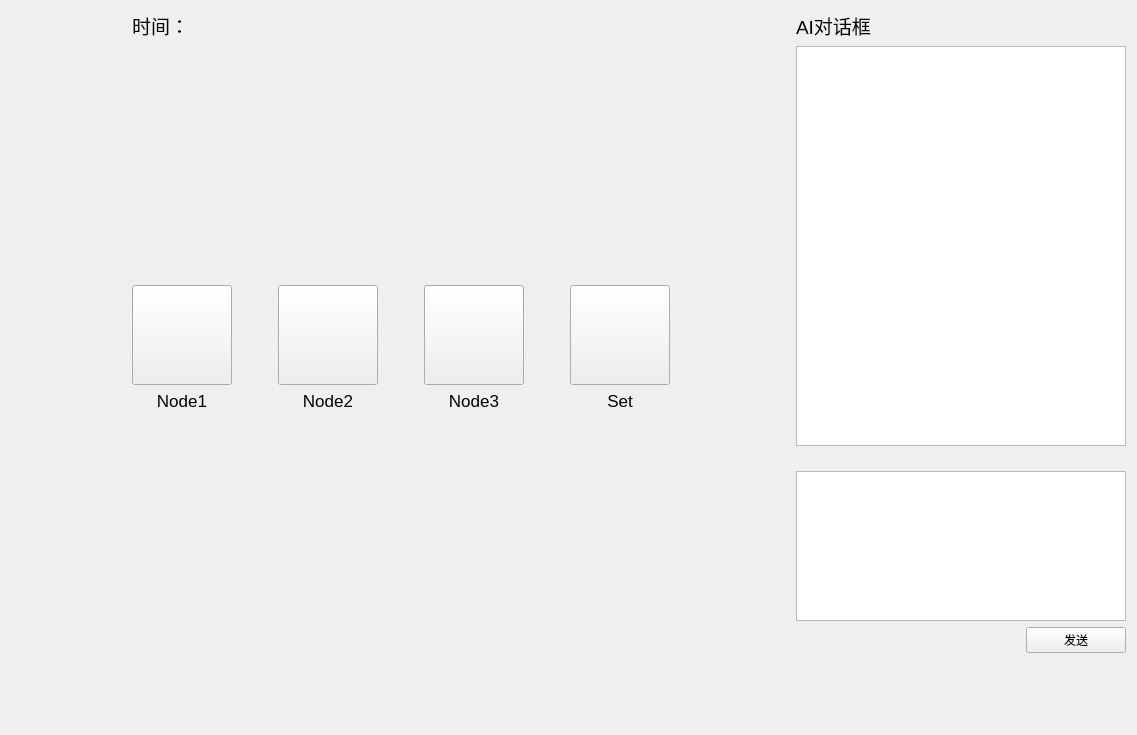
<?xml version="1.0" encoding="UTF-8"?>
<ui version="4.0">
 <class>Widget</class>
 <widget class="QWidget" name="Widget">
  <property name="geometry">
   <rect>
    <x>0</x>
    <y>0</y>
    <width>1137</width>
    <height>735</height>
   </rect>
  </property>
  <property name="windowTitle">
   <string>主界面</string>
  </property>
  <layout class="QGridLayout" name="gridLayout">
   <item row="0" column="1">
    <widget class="QLabel" name="label_5">
     <property name="font">
      <font>
       <pointsize>14</pointsize>
      </font>
     </property>
     <property name="text">
      <string>时间：</string>
     </property>
    </widget>
   </item>
   <item row="0" column="7">
    <widget class="QLabel" name="label_6">
     <property name="font">
      <font>
       <pointsize>14</pointsize>
      </font>
     </property>
     <property name="text">
      <string>AI对话框</string>
     </property>
    </widget>
   </item>
   <item row="1" column="4">
    <spacer name="verticalSpacer_2">
     <property name="orientation">
      <enum>Qt::Vertical</enum>
     </property>
     <property name="sizeHint" stdset="0">
      <size>
       <width>20</width>
       <height>233</height>
      </size>
     </property>
    </spacer>
   </item>
   <item row="1" column="7" rowspan="3" colspan="2">
    <layout class="QVBoxLayout" name="verticalLayout_6">
     <item>
      <layout class="QVBoxLayout" name="verticalLayout_5">
       <item>
        <widget class="QTextEdit" name="outPutEdit">
         <property name="minimumSize">
          <size>
           <width>330</width>
           <height>400</height>
          </size>
         </property>
        </widget>
       </item>
       <item>
        <spacer name="verticalSpacer">
         <property name="orientation">
          <enum>Qt::Vertical</enum>
         </property>
         <property name="sizeHint" stdset="0">
          <size>
           <width>20</width>
           <height>18</height>
          </size>
         </property>
        </spacer>
       </item>
       <item>
        <widget class="QTextEdit" name="inputEdit">
         <property name="minimumSize">
          <size>
           <width>0</width>
           <height>100</height>
          </size>
         </property>
         <property name="maximumSize">
          <size>
           <width>16777215</width>
           <height>150</height>
          </size>
         </property>
        </widget>
       </item>
      </layout>
     </item>
     <item>
      <layout class="QHBoxLayout" name="horizontalLayout_2">
       <item>
        <spacer name="horizontalSpacer_6">
         <property name="orientation">
          <enum>Qt::Horizontal</enum>
         </property>
         <property name="sizeHint" stdset="0">
          <size>
           <width>40</width>
           <height>20</height>
          </size>
         </property>
        </spacer>
       </item>
       <item>
        <widget class="QPushButton" name="pushButton">
         <property name="minimumSize">
          <size>
           <width>100</width>
           <height>0</height>
          </size>
         </property>
         <property name="text">
          <string>发送</string>
         </property>
        </widget>
       </item>
      </layout>
     </item>
    </layout>
   </item>
   <item row="2" column="0">
    <spacer name="horizontalSpacer_4">
     <property name="orientation">
      <enum>Qt::Horizontal</enum>
     </property>
     <property name="sizeHint" stdset="0">
      <size>
       <width>62</width>
       <height>20</height>
      </size>
     </property>
    </spacer>
   </item>
   <item row="2" column="1" colspan="5">
    <layout class="QHBoxLayout" name="horizontalLayout">
     <item>
      <layout class="QVBoxLayout" name="verticalLayout">
       <item>
        <widget class="QPushButton" name="node1Bt">
         <property name="minimumSize">
          <size>
           <width>100</width>
           <height>100</height>
          </size>
         </property>
         <property name="styleSheet">
          <string notr="true">border-image: url(:/node_pic.png);</string>
         </property>
         <property name="text">
          <string/>
         </property>
        </widget>
       </item>
       <item>
        <widget class="QLabel" name="label">
         <property name="font">
          <font>
           <pointsize>13</pointsize>
          </font>
         </property>
         <property name="text">
          <string>Node1</string>
         </property>
         <property name="alignment">
          <set>Qt::AlignCenter</set>
         </property>
        </widget>
       </item>
      </layout>
     </item>
     <item>
      <spacer name="horizontalSpacer">
       <property name="orientation">
        <enum>Qt::Horizontal</enum>
       </property>
       <property name="sizeHint" stdset="0">
        <size>
         <width>40</width>
         <height>20</height>
        </size>
       </property>
      </spacer>
     </item>
     <item>
      <layout class="QVBoxLayout" name="verticalLayout_2">
       <item>
        <widget class="QPushButton" name="node2Bt">
         <property name="minimumSize">
          <size>
           <width>100</width>
           <height>100</height>
          </size>
         </property>
         <property name="styleSheet">
          <string notr="true">border-image: url(:/node_pic.png);</string>
         </property>
         <property name="text">
          <string/>
         </property>
        </widget>
       </item>
       <item>
        <widget class="QLabel" name="label_2">
         <property name="font">
          <font>
           <pointsize>13</pointsize>
          </font>
         </property>
         <property name="text">
          <string>Node2</string>
         </property>
         <property name="alignment">
          <set>Qt::AlignCenter</set>
         </property>
        </widget>
       </item>
      </layout>
     </item>
     <item>
      <spacer name="horizontalSpacer_2">
       <property name="orientation">
        <enum>Qt::Horizontal</enum>
       </property>
       <property name="sizeHint" stdset="0">
        <size>
         <width>40</width>
         <height>20</height>
        </size>
       </property>
      </spacer>
     </item>
     <item>
      <layout class="QVBoxLayout" name="verticalLayout_3">
       <item>
        <widget class="QPushButton" name="node3Bt">
         <property name="minimumSize">
          <size>
           <width>100</width>
           <height>100</height>
          </size>
         </property>
         <property name="styleSheet">
          <string notr="true">border-image: url(:/node_pic.png);</string>
         </property>
         <property name="text">
          <string/>
         </property>
        </widget>
       </item>
       <item>
        <widget class="QLabel" name="label_3">
         <property name="font">
          <font>
           <pointsize>13</pointsize>
          </font>
         </property>
         <property name="text">
          <string>Node3</string>
         </property>
         <property name="alignment">
          <set>Qt::AlignCenter</set>
         </property>
        </widget>
       </item>
      </layout>
     </item>
     <item>
      <spacer name="horizontalSpacer_3">
       <property name="orientation">
        <enum>Qt::Horizontal</enum>
       </property>
       <property name="sizeHint" stdset="0">
        <size>
         <width>40</width>
         <height>20</height>
        </size>
       </property>
      </spacer>
     </item>
     <item>
      <layout class="QVBoxLayout" name="verticalLayout_4">
       <item>
        <widget class="QPushButton" name="setBt">
         <property name="minimumSize">
          <size>
           <width>100</width>
           <height>100</height>
          </size>
         </property>
         <property name="styleSheet">
          <string notr="true">border-image: url(:/set.png);</string>
         </property>
         <property name="text">
          <string/>
         </property>
        </widget>
       </item>
       <item>
        <widget class="QLabel" name="label_4">
         <property name="font">
          <font>
           <pointsize>13</pointsize>
          </font>
         </property>
         <property name="text">
          <string>Set</string>
         </property>
         <property name="alignment">
          <set>Qt::AlignCenter</set>
         </property>
        </widget>
       </item>
      </layout>
     </item>
    </layout>
   </item>
   <item row="2" column="6">
    <spacer name="horizontalSpacer_5">
     <property name="orientation">
      <enum>Qt::Horizontal</enum>
     </property>
     <property name="sizeHint" stdset="0">
      <size>
       <width>62</width>
       <height>20</height>
      </size>
     </property>
    </spacer>
   </item>
   <item row="3" column="5" rowspan="2">
    <spacer name="verticalSpacer_3">
     <property name="orientation">
      <enum>Qt::Vertical</enum>
     </property>
     <property name="sizeHint" stdset="0">
      <size>
       <width>20</width>
       <height>232</height>
      </size>
     </property>
    </spacer>
   </item>
   <item row="4" column="8">
    <spacer name="verticalSpacer_4">
     <property name="orientation">
      <enum>Qt::Vertical</enum>
     </property>
     <property name="sizeHint" stdset="0">
      <size>
       <width>20</width>
       <height>52</height>
      </size>
     </property>
    </spacer>
   </item>
   <item row="3" column="2">
    <spacer name="verticalSpacer_5">
     <property name="orientation">
      <enum>Qt::Vertical</enum>
     </property>
     <property name="sizeHint" stdset="0">
      <size>
       <width>106</width>
       <height>236</height>
      </size>
     </property>
    </spacer>
   </item>
   <item row="0" column="2">
    <widget class="QLabel" name="label_time">
     <property name="font">
      <font>
       <pointsize>15</pointsize>
      </font>
     </property>
     <property name="styleSheet">
      <string notr="true">color: rgb(53, 132, 228);</string>
     </property>
     <property name="text">
      <string/>
     </property>
    </widget>
   </item>
  </layout>
 </widget>
 <resources/>
 <connections/>
</ui>
